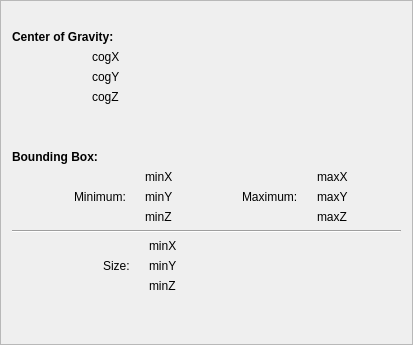
       <widget class="QFrame" name="frame_2">
        <property name="frameShape">
         <enum>QFrame::StyledPanel</enum>
        </property>
        <property name="frameShadow">
         <enum>QFrame::Raised</enum>
        </property>
        <layout class="QVBoxLayout" name="verticalLayout">
         <item>
          <layout class="QHBoxLayout" name="horizontalLayout_11">
           <item>
            <layout class="QVBoxLayout" name="verticalLayout_5">
             <item>
              <spacer name="verticalSpacer_2">
               <property name="orientation">
                <enum>Qt::Vertical</enum>
               </property>
               <property name="sizeHint" stdset="0">
                <size>
                 <width>20</width>
                 <height>18</height>
                </size>
               </property>
              </spacer>
             </item>
             <item>
              <widget class="QLabel" name="label_22">
               <property name="font">
                <font>
                 <weight>75</weight>
                 <bold>true</bold>
                </font>
               </property>
               <property name="text">
                <string>Center of Gravity:</string>
               </property>
              </widget>
             </item>
             <item>
              <layout class="QHBoxLayout" name="horizontalLayout_9">
               <item>
                <spacer name="horizontalSpacer">
                 <property name="orientation">
                  <enum>Qt::Horizontal</enum>
                 </property>
                 <property name="sizeHint" stdset="0">
                  <size>
                   <width>40</width>
                   <height>20</height>
                  </size>
                 </property>
                </spacer>
               </item>
               <item>
                <widget class="QLabel" name="bracketA_3">
                 <property name="text">
                  <string/>
                 </property>
                 <property name="pixmap">
                  <pixmap resource="icons.qrc">:/info/dialogIcons/info_bracketA.png</pixmap>
                 </property>
                </widget>
               </item>
               <item>
                <layout class="QVBoxLayout" name="verticalLayout_4">
                 <item>
                  <widget class="QLabel" name="cogX">
                   <property name="font">
                    <font>
                     <weight>50</weight>
                     <bold>false</bold>
                    </font>
                   </property>
                   <property name="text">
                    <string>cogX</string>
                   </property>
                  </widget>
                 </item>
                 <item>
                  <widget class="QLabel" name="cogY">
                   <property name="font">
                    <font>
                     <weight>50</weight>
                     <bold>false</bold>
                    </font>
                   </property>
                   <property name="text">
                    <string>cogY</string>
                   </property>
                  </widget>
                 </item>
                 <item>
                  <widget class="QLabel" name="cogZ">
                   <property name="font">
                    <font>
                     <weight>50</weight>
                     <bold>false</bold>
                    </font>
                   </property>
                   <property name="text">
                    <string>cogZ</string>
                   </property>
                  </widget>
                 </item>
                </layout>
               </item>
               <item>
                <widget class="QLabel" name="bracketB_3">
                 <property name="text">
                  <string/>
                 </property>
                 <property name="pixmap">
                  <pixmap resource="icons.qrc">:/info/dialogIcons/info_bracketB.png</pixmap>
                 </property>
                </widget>
               </item>
               <item>
                <spacer name="horizontalSpacer_7">
                 <property name="orientation">
                  <enum>Qt::Horizontal</enum>
                 </property>
                 <property name="sizeHint" stdset="0">
                  <size>
                   <width>40</width>
                   <height>20</height>
                  </size>
                 </property>
                </spacer>
               </item>
              </layout>
             </item>
             <item>
              <spacer name="verticalSpacer">
               <property name="orientation">
                <enum>Qt::Vertical</enum>
               </property>
               <property name="sizeHint" stdset="0">
                <size>
                 <width>20</width>
                 <height>40</height>
                </size>
               </property>
              </spacer>
             </item>
            </layout>
           </item>
           <item>
            <widget class="QLabel" name="label_2">
             <property name="text">
              <string/>
             </property>
             <property name="pixmap">
              <pixmap resource="icons.qrc">:/info/dialogIcons/info_boundingbox.png</pixmap>
             </property>
            </widget>
           </item>
           <item>
            <spacer name="horizontalSpacer_4">
             <property name="orientation">
              <enum>Qt::Horizontal</enum>
             </property>
             <property name="sizeHint" stdset="0">
              <size>
               <width>40</width>
               <height>20</height>
              </size>
             </property>
            </spacer>
           </item>
          </layout>
         </item>
         <item>
          <widget class="QLabel" name="label_4">
           <property name="font">
            <font>
             <weight>75</weight>
             <bold>true</bold>
            </font>
           </property>
           <property name="text">
            <string>Bounding Box:</string>
           </property>
          </widget>
         </item>
         <item>
          <layout class="QHBoxLayout" name="horizontalLayout_10">
           <item>
            <spacer name="horizontalSpacer_6">
             <property name="orientation">
              <enum>Qt::Horizontal</enum>
             </property>
             <property name="sizeType">
              <enum>QSizePolicy::Fixed</enum>
             </property>
             <property name="sizeHint" stdset="0">
              <size>
               <width>62</width>
               <height>20</height>
              </size>
             </property>
            </spacer>
           </item>
           <item>
            <widget class="QLabel" name="label_12">
             <property name="text">
              <string>Minimum:</string>
             </property>
            </widget>
           </item>
           <item>
            <widget class="QLabel" name="bracketA">
             <property name="text">
              <string/>
             </property>
             <property name="pixmap">
              <pixmap resource="icons.qrc">:/info/dialogIcons/info_bracketA.png</pixmap>
             </property>
            </widget>
           </item>
           <item>
            <layout class="QVBoxLayout" name="verticalLayout_2">
             <item>
              <widget class="QLabel" name="bbMinX">
               <property name="font">
                <font>
                 <weight>50</weight>
                 <bold>false</bold>
                </font>
               </property>
               <property name="text">
                <string>minX</string>
               </property>
              </widget>
             </item>
             <item>
              <widget class="QLabel" name="bbMinY">
               <property name="font">
                <font>
                 <weight>50</weight>
                 <bold>false</bold>
                </font>
               </property>
               <property name="text">
                <string>minY</string>
               </property>
              </widget>
             </item>
             <item>
              <widget class="QLabel" name="bbMinZ">
               <property name="font">
                <font>
                 <weight>50</weight>
                 <bold>false</bold>
                </font>
               </property>
               <property name="text">
                <string>minZ</string>
               </property>
              </widget>
             </item>
            </layout>
           </item>
           <item>
            <widget class="QLabel" name="bracketB">
             <property name="text">
              <string/>
             </property>
             <property name="pixmap">
              <pixmap resource="icons.qrc">:/info/dialogIcons/info_bracketB.png</pixmap>
             </property>
            </widget>
           </item>
           <item>
            <spacer name="horizontalSpacer_5">
             <property name="orientation">
              <enum>Qt::Horizontal</enum>
             </property>
             <property name="sizeType">
              <enum>QSizePolicy::Fixed</enum>
             </property>
             <property name="sizeHint" stdset="0">
              <size>
               <width>50</width>
               <height>20</height>
              </size>
             </property>
            </spacer>
           </item>
           <item>
            <widget class="QLabel" name="label_21">
             <property name="text">
              <string>Maximum:</string>
             </property>
            </widget>
           </item>
           <item>
            <widget class="QLabel" name="bracketA_2">
             <property name="text">
              <string/>
             </property>
             <property name="pixmap">
              <pixmap resource="icons.qrc">:/info/dialogIcons/info_bracketA.png</pixmap>
             </property>
            </widget>
           </item>
           <item>
            <layout class="QVBoxLayout" name="verticalLayout_3">
             <item>
              <widget class="QLabel" name="bbMaxX">
               <property name="font">
                <font>
                 <weight>50</weight>
                 <bold>false</bold>
                </font>
               </property>
               <property name="text">
                <string>maxX</string>
               </property>
              </widget>
             </item>
             <item>
              <widget class="QLabel" name="bbMaxY">
               <property name="font">
                <font>
                 <weight>50</weight>
                 <bold>false</bold>
                </font>
               </property>
               <property name="text">
                <string>maxY</string>
               </property>
              </widget>
             </item>
             <item>
              <widget class="QLabel" name="bbMaxZ">
               <property name="font">
                <font>
                 <weight>50</weight>
                 <bold>false</bold>
                </font>
               </property>
               <property name="text">
                <string>maxZ</string>
               </property>
              </widget>
             </item>
            </layout>
           </item>
           <item>
            <widget class="QLabel" name="bracketB_2">
             <property name="text">
              <string/>
             </property>
             <property name="pixmap">
              <pixmap resource="icons.qrc">:/info/dialogIcons/info_bracketB.png</pixmap>
             </property>
            </widget>
           </item>
           <item>
            <spacer name="horizontalSpacer_3">
             <property name="orientation">
              <enum>Qt::Horizontal</enum>
             </property>
             <property name="sizeHint" stdset="0">
              <size>
               <width>40</width>
               <height>20</height>
              </size>
             </property>
            </spacer>
           </item>
          </layout>
         </item>
         <item>
          <widget class="Line" name="line">
           <property name="orientation">
            <enum>Qt::Horizontal</enum>
           </property>
          </widget>
         </item>
         <item>
          <layout class="QHBoxLayout" name="horizontalLayout_16">
           <item>
            <spacer name="horizontalSpacer_9">
             <property name="orientation">
              <enum>Qt::Horizontal</enum>
             </property>
             <property name="sizeType">
              <enum>QSizePolicy::Fixed</enum>
             </property>
             <property name="sizeHint" stdset="0">
              <size>
               <width>91</width>
               <height>20</height>
              </size>
             </property>
            </spacer>
           </item>
           <item>
            <widget class="QLabel" name="label_13">
             <property name="text">
              <string>Size:</string>
             </property>
            </widget>
           </item>
           <item>
            <widget class="QLabel" name="bracketA_5">
             <property name="text">
              <string/>
             </property>
             <property name="pixmap">
              <pixmap resource="icons.qrc">:/info/dialogIcons/info_bracketA.png</pixmap>
             </property>
            </widget>
           </item>
           <item>
            <layout class="QVBoxLayout" name="verticalLayout_6">
             <item>
              <widget class="QLabel" name="bbSizeX">
               <property name="font">
                <font>
                 <weight>50</weight>
                 <bold>false</bold>
                </font>
               </property>
               <property name="text">
                <string>minX</string>
               </property>
              </widget>
             </item>
             <item>
              <widget class="QLabel" name="bbSizeY">
               <property name="font">
                <font>
                 <weight>50</weight>
                 <bold>false</bold>
                </font>
               </property>
               <property name="text">
                <string>minY</string>
               </property>
              </widget>
             </item>
             <item>
              <widget class="QLabel" name="bbSizeZ">
               <property name="font">
                <font>
                 <weight>50</weight>
                 <bold>false</bold>
                </font>
               </property>
               <property name="text">
                <string>minZ</string>
               </property>
              </widget>
             </item>
            </layout>
           </item>
           <item>
            <widget class="QLabel" name="bracketB_5">
             <property name="text">
              <string/>
             </property>
             <property name="pixmap">
              <pixmap resource="icons.qrc">:/info/dialogIcons/info_bracketB.png</pixmap>
             </property>
            </widget>
           </item>
           <item>
            <spacer name="horizontalSpacer_12">
             <property name="orientation">
              <enum>Qt::Horizontal</enum>
             </property>
             <property name="sizeHint" stdset="0">
              <size>
               <width>40</width>
               <height>20</height>
              </size>
             </property>
            </spacer>
           </item>
          </layout>
         </item>
         <item>
          <spacer name="verticalSpacer_3">
           <property name="orientation">
            <enum>Qt::Vertical</enum>
           </property>
           <property name="sizeHint" stdset="0">
            <size>
             <width>20</width>
             <height>40</height>
            </size>
           </property>
          </spacer>
         </item>
        </layout>
       </widget>
